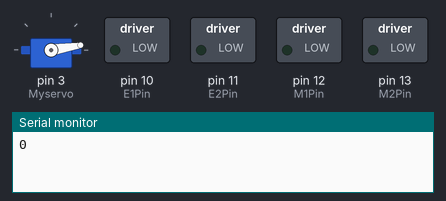
Simulated run of this sketch. Board: Arduino Uno, built with avr-gcc and run on an emulated ATmega328P. Parts: servo, switched loads named in the sketch (green lamp = pin HIGH), the last lines printed to the serial monitor.

Above: at 0.15 s.
At 9.2 s:
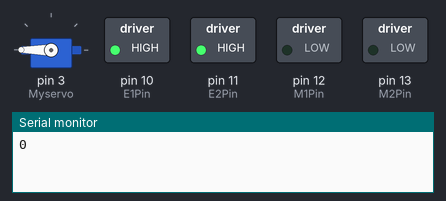
At 12.5 s:
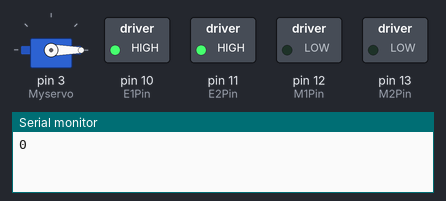
At 15.7 s:
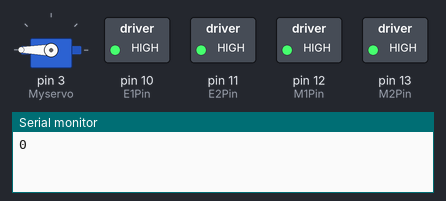
At 25.4 s:
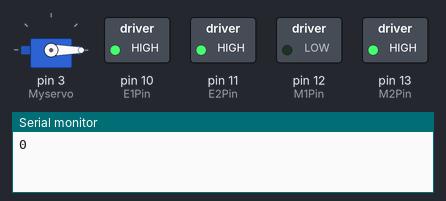
At 35.1 s:
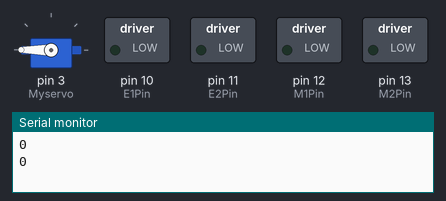
Timing chart, 0 to 40.0 s (numbered marks = the images above):
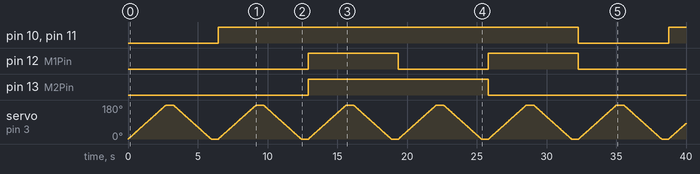

Measured:
- by itself, pin 10 (E1Pin), pin 11 (E2Pin): LOW → HIGH at 6.5 s, → LOW 25.8 s later, → HIGH 6.5 s later
- by itself, pin 12 (M1Pin): alternates HIGH for 6.5 s and LOW for 6.5 s
- by itself, pin 13 (M2Pin): LOW → HIGH at 12.9 s, → LOW 12.9 s later

The sketch:

e14_tele_robot.ino
```cpp
#include<Servo.h>

const int E1Pin = 10;
const int M1Pin = 12;
const int E2Pin = 11;
const int M2Pin = 13;

Servo Myservo;
int pos;

String receivedChar;

/**inner definition**/
typedef struct {
  byte enPin;
  byte directionPin;
} MotorContrl;

const int M1 = 0;
const int M2 = 1;
const int MotorNum = 2;

const MotorContrl MotorPin[] = { {E1Pin, M1Pin}, {E2Pin, M2Pin} } ;

const int Forward = LOW;
const int Backward = HIGH;

/**program**/
void setup() {
  Serial.begin(9600);
  initMotor();
  Myservo.attach(3);
}

void loop() {
  int value;

  if (Serial.available() > 0) {
    receivedChar = Serial.readStringUntil('\n');
  }

  int direction = receivedChar.toInt();
  Serial.println(direction);

  MotorDirectionControl(0);
  for(pos=0;pos<=180;pos++){
    Myservo.write(pos);
    delay(15);
  }
  delay(500);

  for(pos=180;pos>=0;pos--){
    Myservo.write(pos);
    delay(15);
  }
  delay(500);
//  delay(3000);

  MotorDirectionControl(1);
  for(pos=0;pos<=180;pos++){
    Myservo.write(pos);
    delay(15);
  }
  delay(500);

  for(pos=180;pos>=0;pos--){
    Myservo.write(pos);
    delay(15);
  }
  delay(500);
//  delay(3000);

  MotorDirectionControl(2);
  for(pos=0;pos<=180;pos++){
    Myservo.write(pos);
    delay(15);
  }
  delay(500);

  for(pos=180;pos>=0;pos--){
    Myservo.write(pos);
    delay(15);
  }
  delay(500);
//  delay(3000);

  MotorDirectionControl(3);
  for(pos=0;pos<=180;pos++){
    Myservo.write(pos);
    delay(15);
  }
  delay(500);

  for(pos=180;pos>=0;pos--){
    Myservo.write(pos);
    delay(15);
  }
  delay(500);
//  delay(3000);

  MotorDirectionControl(4);
  for(pos=0;pos<=180;pos++){
    Myservo.write(pos);
    delay(15);
  }
  delay(500);

  for(pos=180;pos>=0;pos--){
    Myservo.write(pos);
    delay(15);
  }
  delay(500);

//  delay(3000);


}

/**functions**/
void initMotor( ) {
  int i;
  for ( i = 0; i < MotorNum; i++ ) {
    digitalWrite(MotorPin[i].enPin, LOW);

    pinMode(MotorPin[i].enPin, OUTPUT);
    pinMode(MotorPin[i].directionPin, OUTPUT);
  }
}

/**  motorNumber: M1, M2
direction:          Forward, Backward **/
void setMotorDirection( int motorNumber, int direction ) {
  digitalWrite( MotorPin[motorNumber].directionPin, direction);
}

/** speed:  0-100   * */
inline void setMotorSpeed( int motorNumber, int speed ) {
  analogWrite(MotorPin[motorNumber].enPin, 255.0 * (speed / 100.0) ); //PWM
}

void MotorDirectionControl(int direction)
{
  if(direction == 0)
  {
    setMotorDirection( M1, Forward );
    setMotorDirection( M2, Forward );
    setMotorSpeed( M1, 0 );
    setMotorSpeed( M2, 0 );
  }

  if(direction == 1)
  {
    setMotorDirection( M1, Forward );
    setMotorDirection( M2, Forward );
    setMotorSpeed( M1, 100 );
    setMotorSpeed( M2, 100 );
  }

  if(direction == 2)
  {
    setMotorDirection( M1, Backward );
    setMotorDirection( M2, Backward );
    setMotorSpeed( M1, 100 );
    setMotorSpeed( M2, 100 );
  }

  if(direction == 3)
  {
    setMotorDirection( M1, Forward );
    setMotorDirection( M2, Backward );
    setMotorSpeed( M1, 100 );
    setMotorSpeed( M2, 100 );
  }

  if(direction == 4)
  {
    setMotorDirection( M1, Backward );
    setMotorDirection( M2, Forward );
    setMotorSpeed( M1, 100 );
    setMotorSpeed( M2, 100 );
  }
}
```
